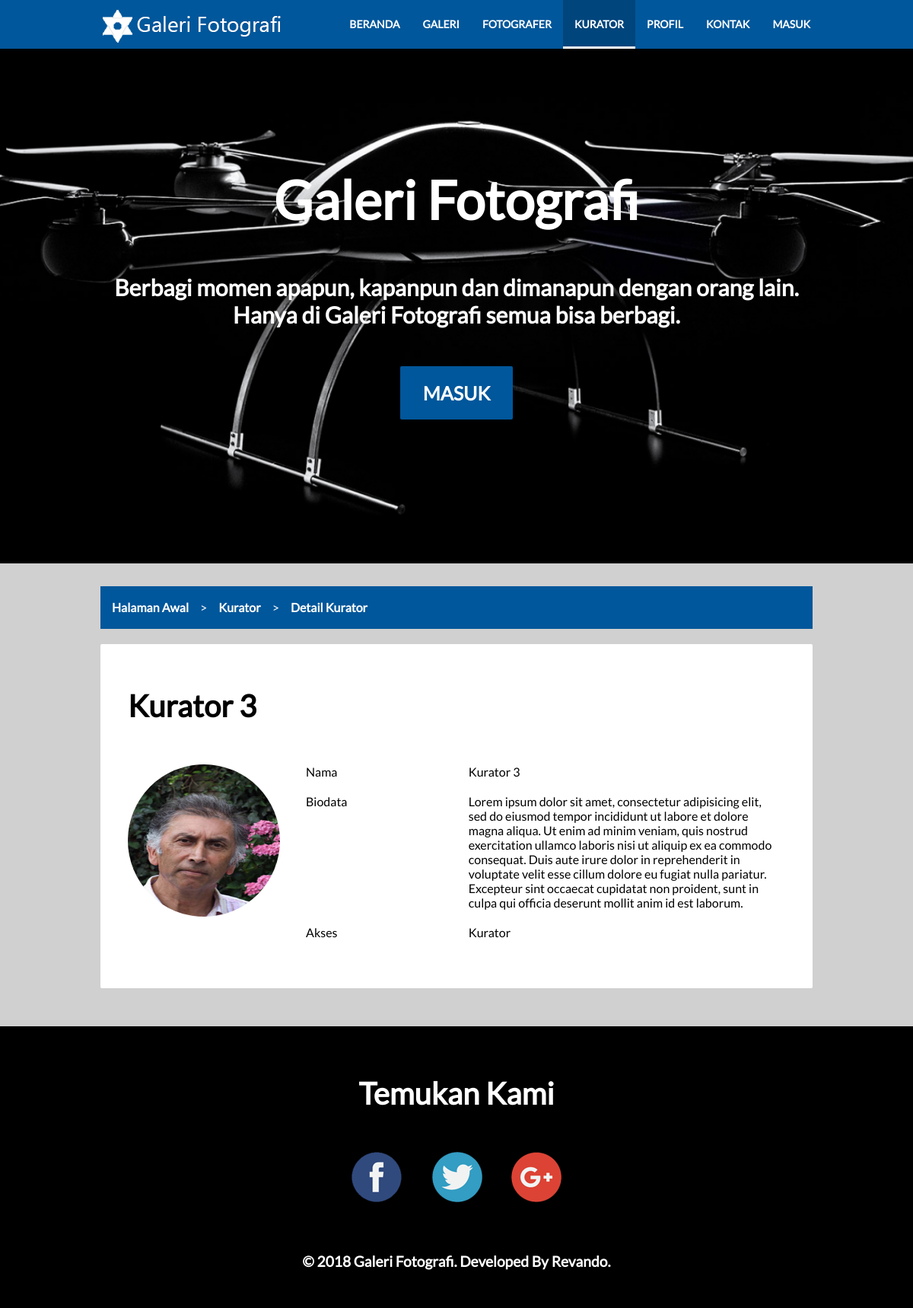
/index.php?p=kurator&m=detail&id=3, run on the app's committed database.
### tables this page shows
CREATE TABLE `kurator` (
  `id` int(10) NOT NULL,
  `nama` varchar(255) NOT NULL,
  `foto` varchar(255) NOT NULL,
  `biodata` text NOT NULL,
  `user_id` int(10) NOT NULL
);

### koneksi.php (called while the page is built, shortened)
<?php
function get($val)
{
  return isset($_GET[$val])?htmlspecialchars($_GET[$val]):null;
}
?>

### tampilan/guest/detail_kurator.php (the view)
<?php
$kurator = $koneksi->prepare('select *from kurator where id = "'.get('id').'"');
$kurator->execute();
$data_kurator = $kurator->fetch(PDO::FETCH_ASSOC);
?>
<section class="grey">
  <div class="guest-container">
  <div class="row">
    <div class="col s12">
      <div class="breadcrumb">
        <ul>
          <li><a href="index.php">Halaman Awal</a></li>
          <li><a href="index.php?p=kurator">Kurator</a></li>
          <li><a href="index.php?p=kurator&m=detail&id=<?php echo $data_kurator['id']; ?>">Detail Kurator</a></li>
        </ul>
      </div>
    </div>
  </div>
  <div class="row">
    <div class="col s12">
      <div class="card-panel">
        <div class="row">
          <div class="col s12">
            <h2><?php echo $data_kurator['nama']; ?></h2>
          </div>
        </div>
        <div class="row">
          <div class="col s3">
            <img src="assets/img/users/<?php echo $data_kurator['foto']; ?>" class="circle" width="200" height="200">
          </div>
          <div class="col s9">
            <div class="row">
              <div class="col s4">
                Nama
              </div>
              <div class="col s8">
                <?php echo $data_kurator['nama']; ?>
              </div>
            </div>
            <div class="row">
              <div class="col s4">
                Biodata
              </div>
              <div class="col s8">
                <?php echo $data_kurator['biodata']; ?>
              </div>
            </div>
            <div class="row">
              <div class="col s4">
                Akses
              </div>
              <div class="col s8">
                Kurator
              </div>
            </div>
          </div>
        </div>
      </div>
    </div>
  </div>
  </div>
</section>

### assets/css/main.css (style rules this page uses)
section,footer { padding: 30px 0; }
section h2,footer h2 { font-size: 40px!important; font-weight: 600; }
.guest-container { width: 960px; max-width: 90%; margin: auto; }
.circle { border-radius: 100%; }
ul { list-style-type: none; padding: 0; margin: 0; }
a { text-decoration: none; outline: none; }
body { overflow-x: hidden; margin: 0; padding: 0; font-family: Lato; font-size: 1rem; }
.row { margin-left: auto; margin-right: auto; margin-bottom: 20px; }
.row:after { clear: both; content: ""; display: table; }
.row .col { float: left; min-height: 1px; box-sizing: border-box; padding: 0 .75rem; }
.row .col.s3 { width: 25%; left: auto; right: auto; margin-left: auto; }
.row .col.s4 { width: 33.3%; left: auto; right: auto; margin-left: auto; }
.row .col.s8 { width: 66.6%; left: auto; right: auto; margin-left: auto; }
.row .col.s9 { width: 75%; left: auto; right: auto; margin-left: auto; }
.row .col.s12 { width: 100%; left: auto; right: auto; margin-left: auto; }
.card-panel { padding: 24px; overflow: hidden; background-color: #fff; display: block; border-radius: 2px; }
.grey { background-color: #d0d0d0; }
.breadcrumb { display: block; width: 100%; background-color: #01579b; }
.breadcrumb ul { height: 56px; line-height: 56px; margin: 0; padding: 0; list-style-type: none; }
.breadcrumb ul li { float: left; }
.breadcrumb ul a { font-weight: 600; color:#fff; font-size: 1rem; padding: 0 15px; }
.breadcrumb ul li:after { content: ">"; color: #fff; }
.breadcrumb ul li:last-child:after { content: ""; }

### data on the page
kurator: nama "Kurator 3", foto (picture), biodata "Lorem ipsum dolor sit amet, consectetur adipisicing elit, sed do eiusmod tempor incididunt ut labore et dolore magna aliqua. Ut enim ad minim veniam, quis nostrud exercitation ullamco laboris nisi ut aliquip ex ea commodo consequat. Duis aute irure dolor in reprehenderit in voluptate velit esse cillum dolore eu fugiat nulla pariatur. Excepteur sint occaecat cupidatat non proident, sunt in culpa qui officia deserunt mollit anim id est laborum."
